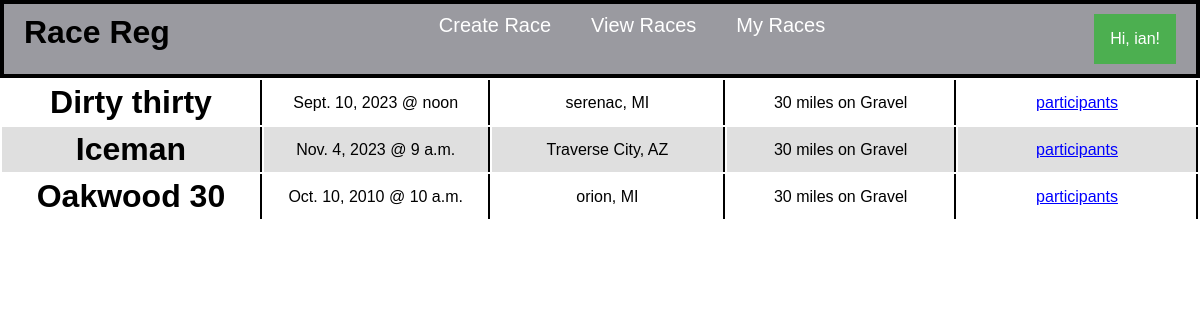
Page /seeraces/ (signed in) on the committed database.
### races/models.py (models this page shows, shortened)
class MyUser(AbstractUser):
    email = models.EmailField(verbose_name= 'email address', max_length=64, unique=True)
    username = models.CharField(max_length=16, unique=True)
    friends = models.ManyToManyField('MyUser', blank=True)
    owned_races = models.ManyToManyField('Race', blank=True, related_name='owned_races')
    participating_races = models.ManyToManyField('Race', blank=True, related_name='participating_races')

class Race(models.Model):
    name = models.CharField(default= "",max_length=24, unique=True)
    state = models.CharField(max_length=16, choices=states)
    city = models.CharField(max_length=16)
    distance = models.IntegerField()
    discipline = models.CharField(max_length=6,choices=(('Gravel', 'Gravel'), ('Road', 'Road'), ('MTB', 'MTB')))
    date = models.DateField()
    time = models.TimeField()
    owner = models.ForeignKey(MyUser, related_name='owner', on_delete=models.CASCADE, default='')

### races/views.py (the view)
# urls.py: path('seeraces/', views.see_races, name='races'),
def see_races(request):
    races = Race.objects.get_queryset()
    return render(request, 'races/seeraces.html', {
        'races': races
    })

### races/templates/races/seeraces.html
{% extends "races/base.html" %}
{% load static %}t
{% block script %}
    <link rel="stylesheet" href="{% static 'races/seeraces.css' %}">
{% endblock %}
{% block content %}
    <div class="content">
        <table>
            {% for race in races|dictsort:"name"  %}
                <tr class="race">
                    <td class="race_item">
                        <h1>
                            <a href="{% url 'view race' race.name %}">{{race.name}}</a>
                        </h1>
                    </td>
                    <td class="race_item">
                        {{race.date}} @ {{race.time}}
                    </td>
                    <td class="race_item">
                        {{race.city}}, {{race.state}}
                    </td>
                    <td class="race_item">
                        {{race.distance}} miles on {{race.discipline}}
                    </td>
                    <td>
                        <a class="participants" href="{% url 'view participants' race.name %}">participants</a>
                    </td>
                </tr>
            {% endfor %}
        </table>
    </div>
{% endblock %}

### races/templates/races/base.html (shortened to what this page needs)
<!DOCTYPE html>
<html lang="en">
<head>
    {% block script %} {% endblock %}
</head>
<header>
    <nav class="navbar">
        <h1 class="title"> <a href="/home/">Race Reg</a></h1>
        <li class="item-list">
            <ul><a class="list-link" href="/create/">Create Race</a></ul>
            <ul><a class="list-link" href="/seeraces/">View Races</a></ul>
            <ul><a class="list-link" href="/myraces/">My Races</a></ul>
        </li>
        {% if request.user.username == ""%}
            <h3 class="login-signup"><a href="/signup/">Sign Up</a></h3>
        {% else %}
        <div class="dropdown">
            <button class="dropbtn"> Hi, {{ request.user.username }}!</button>
        </div>
        {% endif %}
    </nav>
</header>
<body>
    {% block content %} {% endblock %}
</body>
</html>

### races/static/races/seeraces.css (style rules this page uses)
* { margin: 0; padding: 0; font-family: sans-serif; }
header { background-color: rgb(154, 154, 160); }
.item-list { list-style-type: none; float: right; }
.list-link { text-decoration: none; color: rgb(255, 255, 255); font-size: 20px; white-space: nowrap; padding: 20px; }
.navbar { box-sizing: border-box; width: 100%; display: inline-flex; justify-content: space-between; padding-top: 10px; padding-bottom: 10px; padding-left: 20px; padding-right: 20px; }
.navbar .item-list { display: inline-flex; float: right; }
.title { font-size: 32px; white-space: nowrap; }
header { border-style: solid; border-width: 4px; }
a { text-decoration: none; color: black; }
.dropbtn { background-color: #4CAF50; color: white; padding: 16px; font-size: 16px; border: none; cursor: pointer; }
.dropdown { position: relative; display: inline-block; }
.participants { text-decoration: underline; color: blue; }
tr:nth-child(even) { background-color: rgb(223, 223, 223); }
tr:nth-child(odd) { background-color: white; }
td { text-align: center; width: 300px; border-right: 2px solid black; padding: 4px; padding: none; margin: none; }

### rows in the picture
MyUser: user.username "ian"
Race: name "Dirty thirty", date "Sept. 10, 2023", time "noon", city "serenac", state "MI", distance "30", discipline "Gravel"
Race: name "Iceman", date "Nov. 4, 2023", time "9 a.m.", city "Traverse City", state "AZ", distance "30", discipline "Gravel"
Race: name "Oakwood 30", date "Oct. 10, 2010", time "10 a.m.", city "orion", state "MI", distance "30", discipline "Gravel"
